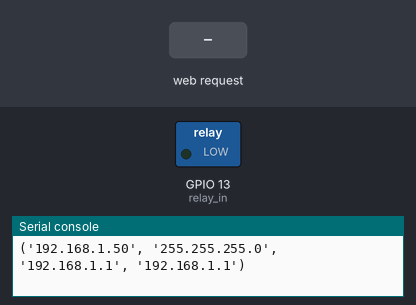
Bench run of a program on a simulated ESP8266 board running MicroPython. Parts: switched loads named in the program (green lamp = pin HIGH), the last lines printed to the serial console. The test bench sets the inputs (shaded band).

Above: at 3.2 s.
3.3 s: HTTP request GET /ON received
At 4.3 s:
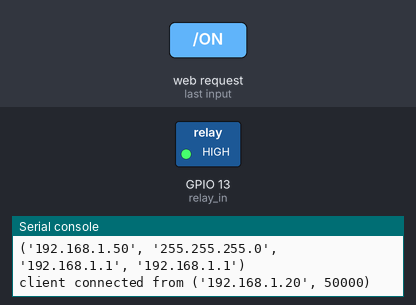
4.8 s: HTTP request GET /OFF received
At 5.5 s:
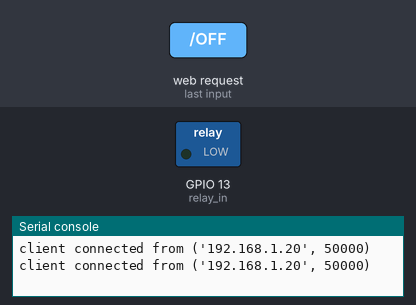
Timing chart, 0 to 7.8 s (numbered marks = the images above; inputs shaded):
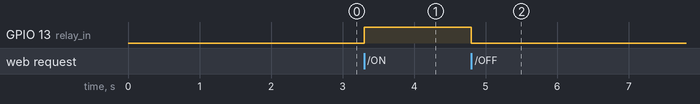

Measured:
- after the input at 3.3 s, GPIO 13 (relay_in): LOW → HIGH at once
- after the input at 4.8 s, GPIO 13 (relay_in): HIGH → LOW at once

The program:

main.py
```python
import network
import time
from machine import Pin
import socket

# 配置网络模块，如果不会，请参考之前的视屏[]
net = network.WLAN(network.STA_IF)
if not net.isconnected():
    net.active(True)
    # 这里连接无线， Lily  无线名称，后面是密码
    net.connect("Lily", "Meiyoumima")
    while not net.isconnected():
        time.sleep(1)
print(net.ifconfig())

relay_in = Pin(13, Pin.OUT)
# 简单的一个网页显示模版文件，显示当前状态，有两个开关控制灯泡打开与关闭
html = """<!DOCTYPE html>
<html>
    <head>
        <meta http-equiv="Content-Type" content="text/html; charset=UTF-8">
        <title>小杜Lab-开关控制</title>
    </head>
    <body>
            <h1>当前灯泡状态：%s</h1>
            <br><br>
            <a href="/ON""><button>开灯</button></a>
            <a href="/OFF""><button>关灯</button></a><br />
    </body>
</html>
"""

# 生成一个Socket对象
s = socket.socket()
# Socket对象绑定到监听地址
s.bind(('0.0.0.0', 80))
# 开始监听数据
s.listen(1)

LedState = "初始化"
while True:
    # socket 阻塞等待外部连接进行建立
    cl, addr = s.accept()
    print('client connected from', addr)
    # 连接建立后等待客户端发送数据，这里要理解我们建立连接的时候也是发送了数据。
    # 后续判断逻辑都不满足,最后会返回页面
    request = cl.recv(1024)
    # 对请求的结果查找是否包含ON字段，如果包含就执行给继电器为1操作打开继电器
    if request.decode()[:20].find("ON") != -1:
        relay_in.value(1)
        LedState = "打开"
    # 和上面一样，当检测到时off，就是关闭灯泡时候，执行关闭灯泡
    elif request.decode()[:20].find("OFF") != -1:
        relay_in.value(0)
        LedState = "关闭"
    # 返回通过我们模版渲染的简单网页给客户端
    response = html % LedState
    cl.send(response)
    # 结束本次会话连接,继续循环进行下一次连接
    cl.close()
```
